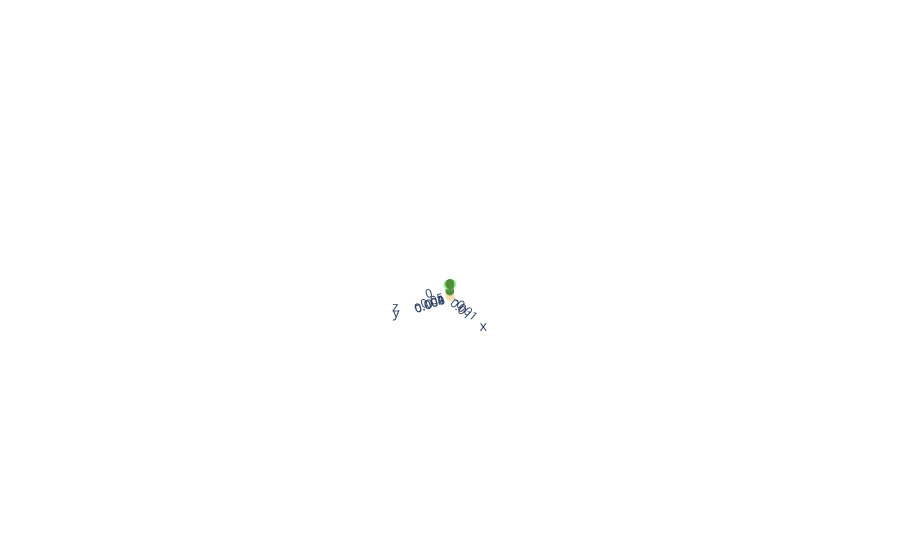

Notebook cell for this chart:
### Markdown cell above
### 5.2.2Let's change the la to see what will happen?
la is the stem top without branches

### Code cell
name = 'testXML'
change_parameter('testXML', 'testXML', 'stem', '1', 'la', 'value','2')
smallplant = CPlantBox(name, time, name) # make a plant object in python
fig = visual_plant(smallplant)    
fig.show()
